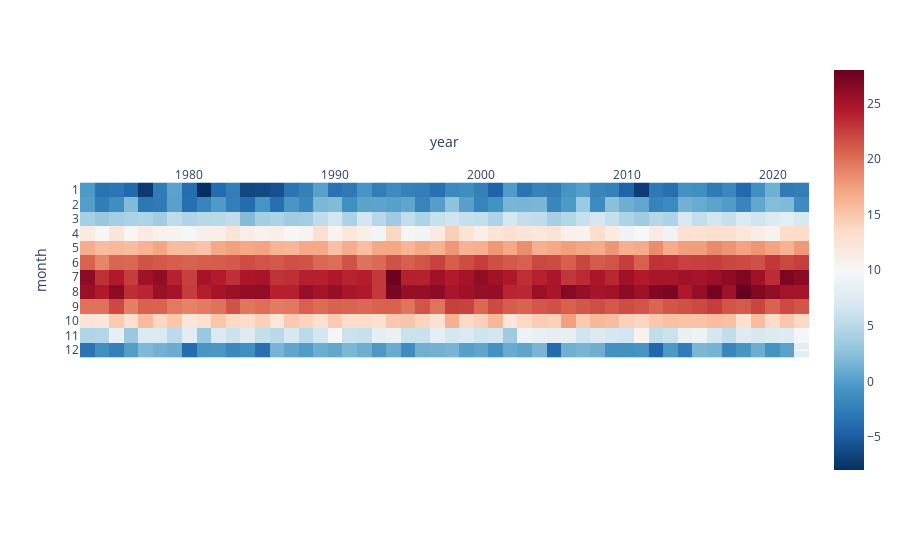

Notebook code cell kept with this figure:
### Code cell
# avg per month 
monthly = df.groupby(['year','month']).mean()[['avg']]
pv = monthly.pivot_table(index='month',columns = 'year')['avg']

fig = px.imshow(
    pv, 
    color_continuous_scale='RdBu_r'
    )

fig.update_xaxes(side="top")
fig.update_layout(
    yaxis = dict(
        tickmode = 'array',
        tickvals = list(range(1, 13)),
        ticktext = list(range(1, 13))
    ),
    legend=dict(
        orientation="h"
    ))

### Figure 1 — Plotly figure (JSON) as saved in the notebook; plotly's stock layout.template omitted (floating-point values rounded to 4 significant figures; data arrays with more than 128 entries replaced by an {"elided": "..."} marker saying what was removed)
{"data": [{"coloraxis": "coloraxis", "hovertemplate": "year: %{x}<br>month: %{y}<br>color: %{z}<extra></extra>", "name": "0", "type": "heatmap", "x": [1973, 1974, 1975, 1976, 1977, 1978, 1979, 1980, 1981, 1982, 1983, 1984, 1985, 1986, 1987, 1988, 1989, 1990, 1991, 1992, 1993, 1994, 1995, 1996, 1997, 1998, 1999, 2000, 2001, 2002, 2003, 2004, 2005, 2006, 2007, 2008, 2009, 2010, 2011, 2012, 2013, 2014, 2015, 2016, 2017, 2018, 2019, 2020, 2021, 2022], "xaxis": "x", "y": [1, 2, 3, 4, 5, 6, 7, 8, 9, 10, 11, 12], "yaxis": "y", "z": {"elided": "12x50 float values"}}], "layout": {"coloraxis": {"colorscale": [[0, "rgb(5,48,97)"], [0.1, "rgb(33,102,172)"], [0.2, "rgb(67,147,195)"], [0.3, "rgb(146,197,222)"], [0.4, "rgb(209,229,240)"], [0.5, "rgb(247,247,247)"], [0.6, "rgb(253,219,199)"], [0.7, "rgb(244,165,130)"], [0.8, "rgb(214,96,77)"], [0.9, "rgb(178,24,43)"], [1, "rgb(103,0,31)"]]}, "legend": {"orientation": "h"}, "margin": {"t": 60}, "xaxis": {"anchor": "y", "constrain": "domain", "domain": [0, 1], "scaleanchor": "y", "side": "top", "title": {"text": "year"}}, "yaxis": {"anchor": "x", "autorange": "reversed", "constrain": "domain", "domain": [0, 1], "tickmode": "array", "ticktext": [1, 2, 3, 4, 5, 6, 7, 8, 9, 10, 11, 12], "tickvals": [1, 2, 3, 4, 5, 6, 7, 8, 9, 10, 11, 12], "title": {"text": "month"}}}}
